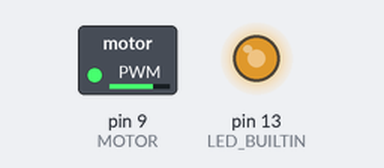
Bench run of a program on a simulated Arduino Nano, built with avr-gcc and run on an emulated ATmega328P. Shown: switched loads named in the program (green lamp = pin HIGH), output pins drawn as LEDs (lit = HIGH).

Above: at 0.1 s.
Timing chart, 0 to 1.6 s (numbered marks = the images above):
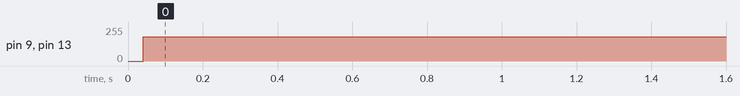

The program:

main.cpp
```cpp
#include <Arduino.h>

//int LED_BUILTIN = 2;
int MOTOR = 9;


void setup() {
  pinMode (LED_BUILTIN, OUTPUT);
  pinMode (MOTOR, OUTPUT);
  Serial.begin(256000);
}

int delayVal = 0;
int delayValMin = 100;
int delayValMax = 1000;
unsigned int freq1[] = {LOW, LOW, LOW, LOW, LOW, HIGH, HIGH, HIGH, HIGH, HIGH};
unsigned int freq2[] = {LOW, LOW, LOW, LOW, LOW, LOW, LOW, LOW, LOW, LOW, LOW, HIGH, HIGH, HIGH, HIGH, HIGH, HIGH, HIGH, HIGH, HIGH, HIGH, HIGH};
unsigned int index = 0;
void loop() {
  if (freq1[index%10] || freq2[index%22]) {
    digitalWrite(LED_BUILTIN, HIGH);
    digitalWrite(MOTOR, HIGH);
  } else {
    digitalWrite(LED_BUILTIN, LOW);
    digitalWrite(MOTOR, LOW);
  }
  delayMicroseconds(1);
  index++;
 //Serial.println(index);
}
```

Measured:
- by itself, pin 9 (MOTOR), pin 13 (LED_BUILTIN): 0/255 → 183/255 at 0.04 s
